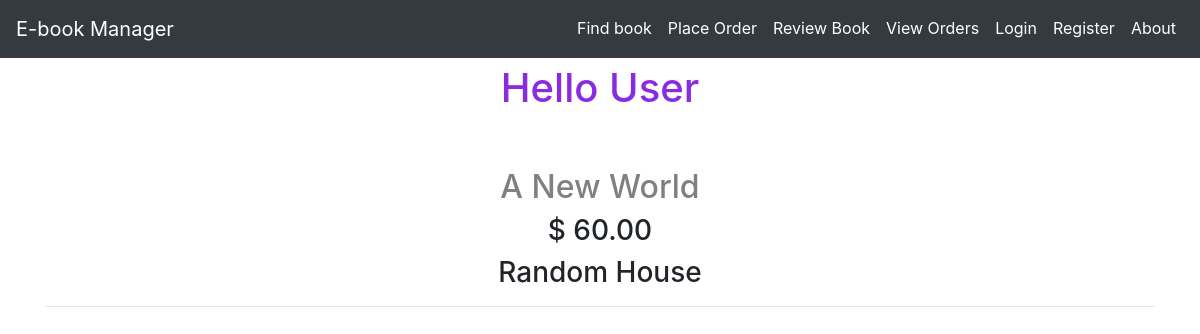
/myapp/3/, run on the app's committed database.
### myapp/models.py (models this page shows, shortened)
class Book(models.Model):
    CATEGORY_CHOICES = [
        ('S', 'Scinece&Tech'),
        ('F', 'Fiction'),
        ('B', 'Biography'),
        ('T', 'Travel'),
        ('O', 'Other')
    ]
    title = models.CharField(max_length=200)
    category = models.CharField(max_length=1, choices=CATEGORY_CHOICES, default='S')
    num_pages = models.PositiveIntegerField(default=100)
    price = models.DecimalField(max_digits=10, decimal_places=2, validators=[MinValueValidator(0), MaxValueValidator(1000)])
    publisher = models.ForeignKey(Publisher, related_name='books', on_delete=models.CASCADE)
    description = models.TextField(blank=True)
    num_reviews = models.PositiveIntegerField(default=0)

class Publisher(models.Model):
    name = models.CharField(max_length=200)
    website = models.URLField()
    city = models.CharField(max_length=20, blank=True)
    country = models.CharField(max_length=20, blank=False, default='USA')

### myapp/views.py (the view)
# urls.py: path(r'<int:book_id>/', views.DetailView.as_view(), name='detail'),
class DetailView(View):
    template_name = 'myapp/detail.html'
    def get(self, request, book_id):
        book = get_object_or_404(Book, id=book_id)
        return render(request, self.template_name, {'book': book})

### myapp/templates/myapp/detail.html
{% extends 'myapp/base.html' %}
{% block body_block %}
    <h2> {{book.title}} </h2>
    <h3> $ {{book.price}} </h3>
    <h3> {{book.publisher.name}} </h3>
{% endblock %}

### myapp/static/myapp/style.css (style rules this page uses)
h2 { color: gray; text-align: center; }
h3, h4, h5 { text-align: center; }
body { background-color: aliceblue; font-family: "Roboto", "Lucida Grande", Verdana, Arial, sans-serif; font-size: 15px; text-align: center; padding-top: 40px; }

### data on the page
Book: title "A New World", price "60.00", publisher.name "Random House"
